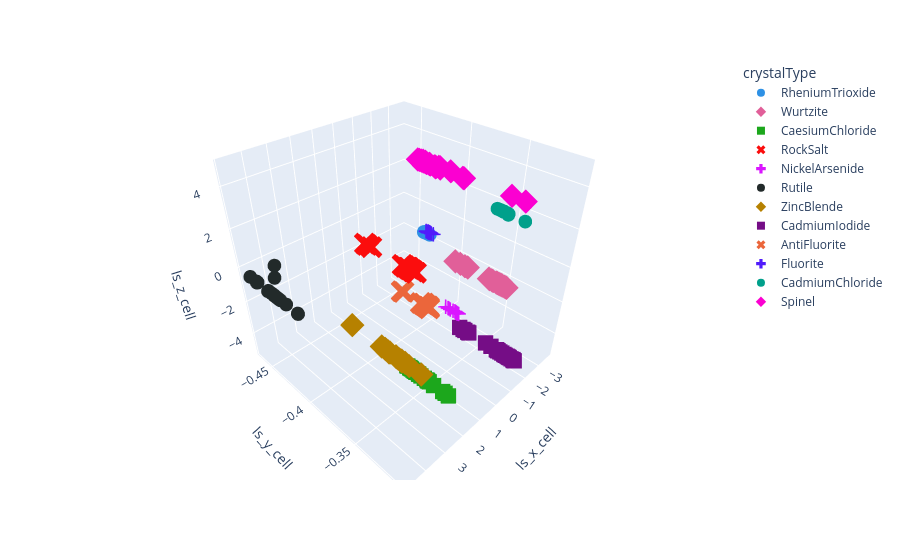

The cell this chart's notebook holds for it:
### Code cell
# Plot 3d scatter plot of latent_space_mean from the df_rec dataframe. Each crystalType is represented by a different color and marker type
df_latent = df_rec[['latent_space_mean', 'crystalType', 'n_atoms']]
df_latent['np_size'] = df_loss['particleSize']
latent_space_array = np.array(df_latent['latent_space_mean'].tolist())
# df_latent[['ls_x', 'ls_y', 'ls_z']] = pd.DataFrame(latent_space_array, index=df_latent.index)
df_latent[['ls_x_cell', 'ls_y_cell', 'ls_z_cell', 'ls_x_content', 'ls_y_content', 'ls_z_content']] = pd.DataFrame(latent_space_array, index=df_latent.index)
df_latent['loss'] = df_loss['total']

# fig = px.scatter_3d(df_latent, x='ls_x', y='ls_y', z='ls_z', color='crystalType', symbol='crystalType', hover_name='crystalType', hover_data=['loss', 'ls_x', 'ls_y', 'ls_z', 'np_size', 'n_atoms'], color_discrete_sequence=px.colors.qualitative.Dark24)
fig = px.scatter_3d(df_latent, x='ls_x_cell', y='ls_y_cell', z='ls_z_cell', color='crystalType', symbol='crystalType', hover_name='crystalType', hover_data=['loss', 'ls_x_cell', 'ls_y_cell', 'ls_z_cell'], color_discrete_sequence=px.colors.qualitative.Dark24)
# fig = px.scatter_3d(df_latent, x='ls_x_content', y='ls_y_content', z='ls_z_content', color='crystalType', symbol='crystalType', hover_name='crystalType', hover_data=['loss', 'ls_x_content', 'ls_y_content', 'ls_z_content'], color_discrete_sequence=px.colors.qualitative.Dark24)
# fig.update_traces(marker=dict(size=3))
fig.show()
# Save the plot as a html file
# fig.write_html(f'{parent_dir}/{experiment_name}/{json_folder}/latent_space.html')
fig.write_html(f'{parent_dir}/{experiment_name}/{json_folder}/latent_space_cell.html')
# fig.write_html(f'{parent_dir}/{experiment_name}/{json_folder}/latent_space_content.html')

### Figure 1 — Plotly figure (JSON) as saved in the notebook; plotly's stock layout.template omitted (floating-point values rounded to 4 significant figures)
{"data": [{"customdata": [[-10.82], [-11.06], [-11.07], [-10.16], [-10.51], [-9.939], [-11.23], [-11.51], [-11.55], [-11.14], [-11.65], [-11.17], [-11.44], [-11.59], [-11.48], [-11.66], [-10.57], [-11.22], [-10.43], [-11.52], [-11.4], [-11.79], [-10.97], [-11.01], [-7.666], [-11.06]], "hovertemplate": "<b>%{hovertext}</b><br><br>crystalType=RheniumTrioxide<br>ls_x_cell=%{x}<br>ls_y_cell=%{y}<br>ls_z_cell=%{z}<br>loss=%{customdata[0]}<extra></extra>", "hovertext": ["RheniumTrioxide", "RheniumTrioxide", "RheniumTrioxide", "RheniumTrioxide", "RheniumTrioxide", "RheniumTrioxide", "RheniumTrioxide", "RheniumTrioxide", "RheniumTrioxide", "RheniumTrioxide", "RheniumTrioxide", "RheniumTrioxide", "RheniumTrioxide", "RheniumTrioxide", "RheniumTrioxide", "RheniumTrioxide", "RheniumTrioxide", "RheniumTrioxide", "RheniumTrioxide", "RheniumTrioxide", "RheniumTrioxide", "RheniumTrioxide", "RheniumTrioxide", "RheniumTrioxide", "RheniumTrioxide", "RheniumTrioxide"], "legendgroup": "RheniumTrioxide", "marker": {"color": "#2E91E5", "symbol": "circle"}, "mode": "markers", "name": "RheniumTrioxide", "scene": "scene", "showlegend": true, "type": "scatter3d", "x": [-0.732, -0.7301, -0.7286, -0.7333, -0.7301, -0.7283, -0.7318, -0.7291, -0.7296, -0.7329, -0.7304, -0.731, -0.7321, -0.7328, -0.7296, -0.7316, -0.7322, -0.7281, -0.7277, -0.7316, -0.7302, -0.7318, -0.7307, -0.7313, -0.7566, -0.7325], "y": [-0.3886, -0.3887, -0.3903, -0.3881, -0.3884, -0.3845, -0.3876, -0.3866, -0.388, -0.3885, -0.3876, -0.3892, -0.388, -0.3879, -0.3884, -0.388, -0.388, -0.387, -0.3865, -0.3881, -0.3876, -0.3867, -0.3876, -0.3879, -0.3899, -0.3865], "z": [1.132, 1.135, 1.122, 1.135, 1.132, 1.134, 1.137, 1.138, 1.134, 1.135, 1.135, 1.127, 1.135, 1.135, 1.132, 1.133, 1.135, 1.135, 1.137, 1.133, 1.134, 1.137, 1.134, 1.135, 1.13, 1.137]}, {"customdata": [[-9.307], [-8.875], [-9.649], [-8.491], [-8.965], [-10.3], [-8.908], [-9.941], [-8.3], [-9.689], [-9.464], [-8.773], [-8.65], [-8.873], [-10.33], [-10.4], [-9.742], [-9.87], [-10.47], [-9.541], [-8.305], [-10.36], [-10.08], [-9.454], [-10.11], [-9.471], [-10.2]], "hovertemplate": "<b>%{hovertext}</b><br><br>crystalType=Wurtzite<br>ls_x_cell=%{x}<br>ls_y_cell=%{y}<br>ls_z_cell=%{z}<br>loss=%{customdata[0]}<extra></extra>", "hovertext": ["Wurtzite", "Wurtzite", "Wurtzite", "Wurtzite", "Wurtzite", "Wurtzite", "Wurtzite", "Wurtzite", "Wurtzite", "Wurtzite", "Wurtzite", "Wurtzite", "Wurtzite", "Wurtzite", "Wurtzite", "Wurtzite", "Wurtzite", "Wurtzite", "Wurtzite", "Wurtzite", "Wurtzite", "Wurtzite", "Wurtzite", "Wurtzite", "Wurtzite", "Wurtzite", "Wurtzite"], "legendgroup": "Wurtzite", "marker": {"color": "#E15F99", "symbol": "diamond"}, "mode": "markers", "name": "Wurtzite", "scene": "scene", "showlegend": true, "type": "scatter3d", "x": [-2.539, -2.53, -2.531, -2.542, -2.542, -2.532, -2.539, -2.534, -2.534, -2.53, -2.535, -2.536, -2.538, -2.533, -2.534, -2.531, -2.532, -2.531, -2.531, -2.536, -2.537, -2.533, -2.531, -2.534, -2.528, -2.529, -2.536], "y": [-0.3524, -0.3452, -0.3385, -0.3764, -0.3736, -0.3437, -0.381, -0.3429, -0.3861, -0.341, -0.346, -0.3489, -0.3452, -0.3529, -0.3406, -0.3376, -0.3366, -0.342, -0.3423, -0.3446, -0.349, -0.3415, -0.3371, -0.3502, -0.3404, -0.3406, -0.3452], "z": [-1.423, -1.398, -1.394, -1.411, -1.402, -1.399, -1.403, -1.395, -1.407, -1.39, -1.403, -1.413, -1.401, -1.395, -1.387, -1.394, -1.394, -1.39, -1.391, -1.399, -1.413, -1.393, -1.392, -1.405, -1.391, -1.401, -1.4]}, {"customdata": [[-9.091], [-9.277], [-9.335], [-10.25], [-10.05], [-10.11], [-8.827], [-9.952], [-8.807], [-9.464], [-10.13], [-9.805], [-9.935], [-9.013], [-9.252], [-10.04], [-8.467], [-10.23], [-9.876], [-10.43], [-8.729], [-9.917], [-9.965], [-10.06], [-9.927], [-7.419]], "hovertemplate": "<b>%{hovertext}</b><br><br>crystalType=CaesiumChloride<br>ls_x_cell=%{x}<br>ls_y_cell=%{y}<br>ls_z_cell=%{z}<br>loss=%{customdata[0]}<extra></extra>", "hovertext": ["CaesiumChloride", "CaesiumChloride", "CaesiumChloride", "CaesiumChloride", "CaesiumChloride", "CaesiumChloride", "CaesiumChloride", "CaesiumChloride", "CaesiumChloride", "CaesiumChloride", "CaesiumChloride", "CaesiumChloride", "CaesiumChloride", "CaesiumChloride", "CaesiumChloride", "CaesiumChloride", "CaesiumChloride", "CaesiumChloride", "CaesiumChloride", "CaesiumChloride", "CaesiumChloride", "CaesiumChloride", "CaesiumChloride", "CaesiumChloride", "CaesiumChloride", "CaesiumChloride"], "legendgroup": "CaesiumChloride", "marker": {"color": "#1CA71C", "symbol": "square"}, "mode": "markers", "name": "CaesiumChloride", "scene": "scene", "showlegend": true, "type": "scatter3d", "x": [1.109, 1.115, 1.121, 1.118, 1.117, 1.118, 1.108, 1.103, 1.133, 1.125, 1.126, 1.124, 1.12, 1.115, 1.116, 1.125, 1.113, 1.122, 1.125, 1.118, 1.121, 1.121, 1.119, 1.103, 1.114, 1.116], "y": [-0.3341, -0.3547, -0.3497, -0.3607, -0.3702, -0.3516, -0.3365, -0.361, -0.345, -0.3694, -0.3664, -0.3634, -0.351, -0.3633, -0.3604, -0.3696, -0.3308, -0.3653, -0.373, -0.3682, -0.3308, -0.3649, -0.3693, -0.3523, -0.3721, -0.3582], "z": [-5.145, -5.147, -5.135, -5.147, -5.139, -5.142, -5.147, -5.145, -5.149, -5.139, -5.137, -5.138, -5.147, -5.147, -5.143, -5.142, -5.149, -5.139, -5.14, -5.14, -5.142, -5.144, -5.141, -5.146, -5.138, -5.144]}, {"customdata": [[-9.792], [-10.58], [-9.812], [-9.162], [-8.283], [-10.35], [-10.04], [-10.27], [-9.379], [-10.59], [-10.35], [-8.812], [-9.547], [-9.932], [-7.934], [-10.47], [-9.693], [-10.22], [-8.127], [-9.426], [-10.3], [-11.13], [-8.697], [-9.246], [-10.2], [-10.61]], "hovertemplate": "<b>%{hovertext}</b><br><br>crystalType=RockSalt<br>ls_x_cell=%{x}<br>ls_y_cell=%{y}<br>ls_z_cell=%{z}<br>loss=%{customdata[0]}<extra></extra>", "hovertext": ["RockSalt", "RockSalt", "RockSalt", "RockSalt", "RockSalt", "RockSalt", "RockSalt", "RockSalt", "RockSalt", "RockSalt", "RockSalt", "RockSalt", "RockSalt", "RockSalt", "RockSalt", "RockSalt", "RockSalt", "RockSalt", "RockSalt", "RockSalt", "RockSalt", "RockSalt", "RockSalt", "RockSalt", "RockSalt", "RockSalt"], "legendgroup": "RockSalt", "marker": {"color": "#FB0D0D", "symbol": "x"}, "mode": "markers", "name": "RockSalt", "scene": "scene", "showlegend": true, "type": "scatter3d", "x": [1.636, 1.635, 1.639, 1.62, 1.62, 1.638, 1.638, 1.647, 1.644, 1.646, 1.63, 1.633, 1.638, 1.641, 1.603, 1.635, 1.639, 1.64, 1.611, 1.615, 1.636, 1.644, 1.642, 1.64, 1.633, 1.643], "y": [-0.3634, -0.3619, -0.3623, -0.3979, -0.3623, -0.3606, -0.362, -0.3651, -0.3558, -0.3656, -0.3628, -0.3628, -0.3623, -0.3619, -0.4027, -0.3615, -0.3583, -0.3613, -0.4047, -0.3665, -0.363, -0.3594, -0.3592, -0.3582, -0.3679, -0.3614], "z": [1.366, 1.364, 1.362, 1.343, 1.373, 1.363, 1.372, 1.361, 1.359, 1.354, 1.362, 1.376, 1.368, 1.369, 1.307, 1.366, 1.338, 1.366, 1.325, 1.336, 1.363, 1.374, 1.369, 1.36, 1.363, 1.364]}, {"customdata": [[-10.27], [-7.964], [-10.03], [-8.079], [-10.26], [-10.32], [-10.25], [-10.04], [-10.15], [-9.021], [-10.14], [-9.574], [-10.08], [-9.997], [-10.27], [-10.23], [-10.02], [-10.35], [-9.972], [-10.26], [-9.379], [-10.44], [-10.05], [-7.871], [-10.37], [-9.778], [-9.93]], "hovertemplate": "<b>%{hovertext}</b><br><br>crystalType=NickelArsenide<br>ls_x_cell=%{x}<br>ls_y_cell=%{y}<br>ls_z_cell=%{z}<br>loss=%{customdata[0]}<extra></extra>", "hovertext": ["NickelArsenide", "NickelArsenide", "NickelArsenide", "NickelArsenide", "NickelArsenide", "NickelArsenide", "NickelArsenide", "NickelArsenide", "NickelArsenide", "NickelArsenide", "NickelArsenide", "NickelArsenide", "NickelArsenide", "NickelArsenide", "NickelArsenide", "NickelArsenide", "NickelArsenide", "NickelArsenide", "NickelArsenide", "NickelArsenide", "NickelArsenide", "NickelArsenide", "NickelArsenide", "NickelArsenide", "NickelArsenide", "NickelArsenide", "NickelArsenide"], "legendgroup": "NickelArsenide", "marker": {"color": "#DA16FF", "symbol": "cross"}, "mode": "markers", "name": "NickelArsenide", "scene": "scene", "showlegend": true, "type": "scatter3d", "x": [-0.5739, -0.5791, -0.5644, -0.5612, -0.5701, -0.5566, -0.5663, -0.5605, -0.5734, -0.5631, -0.5831, -0.5625, -0.5629, -0.5664, -0.5729, -0.567, -0.5769, -0.569, -0.567, -0.5707, -0.5703, -0.571, -0.5642, -0.5681, -0.5539, -0.5639, -0.6018], "y": [-0.3525, -0.3521, -0.3536, -0.3536, -0.3542, -0.3528, -0.3529, -0.3534, -0.3607, -0.3591, -0.3544, -0.353, -0.3521, -0.3528, -0.3538, -0.353, -0.3566, -0.3535, -0.3512, -0.3536, -0.3542, -0.353, -0.3613, -0.3521, -0.3635, -0.3531, -0.3553], "z": [-2.192, -2.201, -2.179, -2.19, -2.186, -2.193, -2.194, -2.188, -2.204, -2.208, -2.191, -2.194, -2.188, -2.194, -2.179, -2.181, -2.198, -2.181, -2.178, -2.187, -2.186, -2.192, -2.201, -2.191, -2.198, -2.19, -2.202]}, {"customdata": [[20.04], [-9.819], [-10.18], [-9.82], [-10.03], [-9.808], [-9.788], [-10.69], [-10.64], [-9.235], [-10.33], [-9.886], [-7.661], [-9.761], [-10.43], [-3.716], [-9.643], [-10.09], [-9.758], [-8.829], [-9.748], [-9.228], [222.8], [-10.11], [-10.26], [-10.46], [-10.39]], "hovertemplate": "<b>%{hovertext}</b><br><br>crystalType=Rutile<br>ls_x_cell=%{x}<br>ls_y_cell=%{y}<br>ls_z_cell=%{z}<br>loss=%{customdata[0]}<extra></extra>", "hovertext": ["Rutile", "Rutile", "Rutile", "Rutile", "Rutile", "Rutile", "Rutile", "Rutile", "Rutile", "Rutile", "Rutile", "Rutile", "Rutile", "Rutile", "Rutile", "Rutile", "Rutile", "Rutile", "Rutile", "Rutile", "Rutile", "Rutile", "Rutile", "Rutile", "Rutile", "Rutile", "Rutile"], "legendgroup": "Rutile", "marker": {"color": "#222A2A", "symbol": "circle"}, "mode": "markers", "name": "Rutile", "scene": "scene", "showlegend": true, "type": "scatter3d", "x": [4.538, 4.753, 4.758, 4.749, 4.76, 4.762, 4.76, 4.761, 4.759, 4.78, 4.758, 4.757, 4.77, 4.762, 4.753, 4.374, 4.761, 4.758, 4.75, 4.754, 4.746, 4.756, 4.736, 4.757, 4.767, 4.762, 4.765], "y": [-0.4369, -0.4363, -0.4327, -0.4342, -0.4409, -0.4335, -0.438, -0.4296, -0.4648, -0.4553, -0.4266, -0.4268, -0.4415, -0.4303, -0.4414, -0.4399, -0.4551, -0.4286, -0.4569, -0.4551, -0.407, -0.4063, -0.4204, -0.4309, -0.4406, -0.4283, -0.4342], "z": [0.1938, -0.526, -0.528, -0.5283, -0.5308, -0.5297, -0.5259, -0.5305, -0.5338, -0.5342, -0.5298, -0.5306, -0.5483, -0.5311, -0.5309, 0.6504, -0.533, -0.5307, -0.5347, -0.528, -0.5298, -0.5262, -0.5498, -0.5308, -0.532, -0.5305, -0.5289]}, {"customdata": [[-10.52], [-9.699], [-10.19], [-10.49], [-10.94], [-10.75], [-9.828], [-10.8], [-10.44], [-9.337], [-8.256], [-10.46], [-8.366], [-11.14], [-10.34], [-7.366], [-10.11], [-10.53], [-10.34], [-11.29], [-9.946], [-9.09], [-10.5], [-10.43], [-10.17], [-9.965]], "hovertemplate": "<b>%{hovertext}</b><br><br>crystalType=ZincBlende<br>ls_x_cell=%{x}<br>ls_y_cell=%{y}<br>ls_z_cell=%{z}<br>loss=%{customdata[0]}<extra></extra>", "hovertext": ["ZincBlende", "ZincBlende", "ZincBlende", "ZincBlende", "ZincBlende", "ZincBlende", "ZincBlende", "ZincBlende", "ZincBlende", "ZincBlende", "ZincBlende", "ZincBlende", "ZincBlende", "ZincBlende", "ZincBlende", "ZincBlende", "ZincBlende", "ZincBlende", "ZincBlende", "ZincBlende", "ZincBlende", "ZincBlende", "ZincBlende", "ZincBlende", "ZincBlende", "ZincBlende"], "legendgroup": "ZincBlende", "marker": {"color": "#B68100", "symbol": "diamond"}, "mode": "markers", "name": "ZincBlende", "scene": "scene", "showlegend": true, "type": "scatter3d", "x": [2.633, 2.624, 2.635, 2.643, 2.634, 2.642, 2.643, 2.641, 2.645, 2.624, 2.62, 2.64, 2.617, 2.64, 2.637, 2.642, 2.647, 2.642, 2.626, 2.632, 2.638, 2.667, 2.646, 2.645, 2.642, 2.636], "y": [-0.3546, -0.3326, -0.3501, -0.3629, -0.3665, -0.3507, -0.3527, -0.3659, -0.3511, -0.3562, -0.3474, -0.3635, -0.3438, -0.3616, -0.3502, -0.4011, -0.3535, -0.3647, -0.352, -0.3545, -0.3699, -0.3621, -0.3556, -0.3506, -0.3517, -0.3527], "z": [-2.502, -2.478, -2.518, -2.497, -2.487, -2.495, -2.489, -2.493, -2.492, -2.486, -2.486, -2.497, -2.511, -2.494, -2.477, -2.49, -2.498, -2.497, -2.528, -2.503, -2.494, -2.491, -2.495, -2.487, -2.495, -2.501]}, {"customdata": [[-9.495], [-8.171], [-9.985], [-7.778], [-9.991], [-9.678], [-10.1], [-7.778], [4.389], [-8.03], [-8.725], [0.07312], [-9.369], [-8.959], [-9.879], [-9.89], [-9.732], [-10.1], [-7.878], [-10.13], [-9.887], [-9.834], [-9.236], [-9.948], [-10.1], [-10.0], [-9.945]], "hovertemplate": "<b>%{hovertext}</b><br><br>crystalType=CadmiumIodide<br>ls_x_cell=%{x}<br>ls_y_cell=%{y}<br>ls_z_cell=%{z}<br>loss=%{customdata[0]}<extra></extra>", "hovertext": ["CadmiumIodide", "CadmiumIodide", "CadmiumIodide", "CadmiumIodide", "CadmiumIodide", "CadmiumIodide", "CadmiumIodide", "CadmiumIodide", "CadmiumIodide", "CadmiumIodide", "CadmiumIodide", "CadmiumIodide", "CadmiumIodide", "CadmiumIodide", "CadmiumIodide", "CadmiumIodide", "CadmiumIodide", "CadmiumIodide", "CadmiumIodide", "CadmiumIodide", "CadmiumIodide", "CadmiumIodide", "CadmiumIodide", "CadmiumIodide", "CadmiumIodide", "CadmiumIodide", "CadmiumIodide"], "legendgroup": "CadmiumIodide", "marker": {"color": "#750D86", "symbol": "square"}, "mode": "markers", "name": "CadmiumIodide", "scene": "scene", "showlegend": true, "type": "scatter3d", "x": [-2.249, -2.254, -2.252, -2.25, -2.257, -2.249, -2.257, -2.233, -2.26, -2.251, -2.254, -2.25, -2.253, -2.258, -2.253, -2.245, -2.256, -2.248, -2.246, -2.252, -2.253, -2.248, -2.243, -2.248, -2.255, -2.25, -2.251], "y": [-0.3327, -0.3638, -0.3291, -0.3669, -0.3242, -0.3184, -0.3232, -0.3179, -0.3188, -0.3687, -0.3625, -0.3258, -0.3336, -0.3453, -0.322, -0.3172, -0.3399, -0.3269, -0.3723, -0.3271, -0.3345, -0.3203, -0.3182, -0.3332, -0.3223, -0.3311, -0.3343], "z": [-5.098, -5.108, -5.1, -5.107, -5.099, -5.106, -5.098, -5.104, -5.096, -5.111, -5.108, -5.106, -5.104, -5.098, -5.102, -5.098, -5.097, -5.105, -5.103, -5.101, -5.101, -5.103, -5.095, -5.105, -5.1, -5.103, -5.102]}, {"customdata": [[-10.05], [-8.617], [-9.295], [-9.623], [-9.935], [-9.916], [36.78], [-9.39], [-9.784], [-9.037], [-9.462], [-9.891], [-9.456], [-9.938], [-9.53], [-9.95], [-10.5], [-10.34], [-9.552], [-9.732], [-9.921], [-9.652], [-10.16], [-9.491], [-9.831], [-9.594], [-10.34]], "hovertemplate": "<b>%{hovertext}</b><br><br>crystalType=AntiFluorite<br>ls_x_cell=%{x}<br>ls_y_cell=%{y}<br>ls_z_cell=%{z}<br>loss=%{customdata[0]}<extra></extra>", "hovertext": ["AntiFluorite", "AntiFluorite", "AntiFluorite", "AntiFluorite", "AntiFluorite", "AntiFluorite", "AntiFluorite", "AntiFluorite", "AntiFluorite", "AntiFluorite", "AntiFluorite", "AntiFluorite", "AntiFluorite", "AntiFluorite", "AntiFluorite", "AntiFluorite", "AntiFluorite", "AntiFluorite", "AntiFluorite", "AntiFluorite", "AntiFluorite", "AntiFluorite", "AntiFluorite", "AntiFluorite", "AntiFluorite", "AntiFluorite", "AntiFluorite"], "legendgroup": "AntiFluorite", "marker": {"color": "#EB663B", "symbol": "x"}, "mode": "markers", "name": "AntiFluorite", "scene": "scene", "showlegend": true, "type": "scatter3d", "x": [1.012, 1.008, 1.012, 1.011, 1.01, 1.003, 1.002, 0.9999, 1.009, 0.999, 1.001, 1.004, 1.007, 1.015, 1.009, 0.9996, 1.003, 1.004, 1.01, 1.004, 1.009, 1.005, 0.9953, 1.004, 1.017, 1.008, 1.012], "y": [-0.358, -0.359, -0.3545, -0.356, -0.3599, -0.3574, -0.3561, -0.357, -0.3543, -0.3592, -0.3584, -0.3551, -0.3578, -0.3618, -0.3545, -0.3555, -0.3592, -0.3582, -0.3787, -0.3567, -0.3585, -0.3557, -0.3579, -0.3582, -0.354, -0.3805, -0.3552], "z": [-0.802, -0.7684, -0.7908, -0.836, -0.8245, -0.8138, -0.8282, -0.841, -0.8062, -0.8197, -0.8233, -0.7961, -0.8113, -0.8343, -0.7791, -0.8139, -0.8162, -0.8212, -0.8149, -0.8307, -0.8186, -0.8237, -0.8242, -0.8247, -0.8461, -0.8376, -0.8311]}, {"customdata": [[-10.44], [-10.94], [-10.67], [-9.901], [-10.08], [-8.863], [-10.87], [-9.969], [-9.981], [-10.17], [-9.893], [-9.981], [-9.407], [-9.531], [-10.28], [-10.74], [-10.91], [-10.65], [-10.81], [-10.51], [-10.64], [-10.28], [-10.76], [-10.46], [-10.69], [-10.47]], "hovertemplate": "<b>%{hovertext}</b><br><br>crystalType=Fluorite<br>ls_x_cell=%{x}<br>ls_y_cell=%{y}<br>ls_z_cell=%{z}<br>loss=%{customdata[0]}<extra></extra>", "hovertext": ["Fluorite", "Fluorite", "Fluorite", "Fluorite", "Fluorite", "Fluorite", "Fluorite", "Fluorite", "Fluorite", "Fluorite", "Fluorite", "Fluorite", "Fluorite", "Fluorite", "Fluorite", "Fluorite", "Fluorite", "Fluorite", "Fluorite", "Fluorite", "Fluorite", "Fluorite", "Fluorite", "Fluorite", "Fluorite", "Fluorite"], "legendgroup": "Fluorite", "marker": {"color": "#511CFB", "symbol": "cross"}, "mode": "markers", "name": "Fluorite", "scene": "scene", "showlegend": true, "type": "scatter3d", "x": [1.189, 1.195, 1.187, 1.19, 1.188, 1.196, 1.194, 1.187, 1.187, 1.189, 1.19, 1.189, 1.193, 1.202, 1.19, 1.186, 1.19, 1.195, 1.195, 1.185, 1.187, 1.186, 1.189, 1.19, 1.196, 1.19], "y": [-0.3545, -0.3547, -0.3537, -0.353, -0.3547, -0.3517, -0.3544, -0.3562, -0.3538, -0.3561, -0.3534, -0.3556, -0.3536, -0.3547, -0.353, -0.3535, -0.3541, -0.3542, -0.3536, -0.3527, -0.3503, -0.354, -0.3522, -0.353, -0.3526, -0.3536], "z": [3.079, 3.05, 3.069, 3.082, 3.058, 3.061, 3.065, 3.053, 3.065, 3.048, 3.069, 3.045, 3.046, 3.064, 3.07, 3.071, 3.039, 3.082, 3.061, 3.067, 3.064, 3.059, 3.073, 3.055, 3.062, 3.047]}, {"customdata": [[-9.458], [-9.339], [-9.073], [-9.657], [-9.319], [-9.734], [-9.444], [-9.031], [-9.55], [-9.006], [-5.944], [-9.082], [-9.519], [-9.398], [-8.746], [-9.625], [-9.318], [-9.515], [-9.213], [-9.473], [-7.969], [-9.502], [-8.974], [-7.644], [-9.629], [-9.71]], "hovertemplate": "<b>%{hovertext}</b><br><br>crystalType=CadmiumChloride<br>ls_x_cell=%{x}<br>ls_y_cell=%{y}<br>ls_z_cell=%{z}<br>loss=%{customdata[0]}<extra></extra>", "hovertext": ["CadmiumChloride", "CadmiumChloride", "CadmiumChloride", "CadmiumChloride", "CadmiumChloride", "CadmiumChloride", "CadmiumChloride", "CadmiumChloride", "CadmiumChloride", "CadmiumChloride", "CadmiumChloride", "CadmiumChloride", "CadmiumChloride", "CadmiumChloride", "CadmiumChloride", "CadmiumChloride", "CadmiumChloride", "CadmiumChloride", "CadmiumChloride", "CadmiumChloride", "CadmiumChloride", "CadmiumChloride", "CadmiumChloride", "CadmiumChloride", "CadmiumChloride", "CadmiumChloride"], "legendgroup": "CadmiumChloride", "marker": {"color": "#00A08B", "symbol": "circle"}, "mode": "markers", "name": "CadmiumChloride", "scene": "scene", "showlegend": true, "type": "scatter3d", "x": [-3.665, -3.669, -3.667, -3.668, -3.668, -3.665, -3.666, -3.665, -3.668, -3.669, -3.675, -3.668, -3.668, -3.665, -3.668, -3.669, -3.665, -3.666, -3.668, -3.668, -3.666, -3.665, -3.668, -3.666, -3.667, -3.667], "y": [-0.3562, -0.3623, -0.3574, -0.36, -0.3601, -0.3572, -0.3582, -0.357, -0.3642, -0.3632, -0.3417, -0.3578, -0.3605, -0.3566, -0.3663, -0.3617, -0.3604, -0.3576, -0.3611, -0.3607, -0.3563, -0.3561, -0.3623, -0.3565, -0.3619, -0.3613], "z": [1.562, 1.581, 1.565, 1.571, 1.572, 1.568, 1.574, 1.558, 1.589, 1.586, 1.518, 1.564, 1.591, 1.555, 1.587, 1.579, 1.565, 1.573, 1.574, 1.569, 1.512, 1.555, 1.581, 1.511, 1.576, 1.58]}, {"customdata": [[-9.758], [-8.518], [-9.236], [-8.477], [-9.158], [-9.723], [-8.353], [-9.469], [-8.384], [-9.643], [-9.741], [-9.75], [-9.416], [-9.567], [-9.521], [-9.393], [-8.532], [-9.539], [-9.778], [-9.664], [-9.532], [-7.816], [-7.702], [-8.035], [-9.336], [-9.733], [-8.835]], "hovertemplate": "<b>%{hovertext}</b><br><br>crystalType=Spinel<br>ls_x_cell=%{x}<br>ls_y_cell=%{y}<br>ls_z_cell=%{z}<br>loss=%{customdata[0]}<extra></extra>", "hovertext": ["Spinel", "Spinel", "Spinel", "Spinel", "Spinel", "Spinel", "Spinel", "Spinel", "Spinel", "Spinel", "Spinel", "Spinel", "Spinel", "Spinel", "Spinel", "Spinel", "Spinel", "Spinel", "Spinel", "Spinel", "Spinel", "Spinel", "Spinel", "Spinel", "Spinel", "Spinel", "Spinel"], "legendgroup": "Spinel", "marker": {"color": "#FB00D1", "symbol": "diamond"}, "mode": "markers", "name": "Spinel", "scene": "scene", "showlegend": true, "type": "scatter3d", "x": [-0.3052, -0.2005, -0.3516, -0.359, -0.3407, -0.3361, -0.3692, -0.3402, -0.371, -0.34, -0.3501, -0.3237, -0.3435, -0.3585, -0.3414, -0.2983, -0.2024, -0.3437, -0.3306, -0.346, -0.2986, -0.3558, -0.3438, -0.3515, -0.3371, -0.3454, -0.3688], "y": [-0.3757, -0.3502, -0.3877, -0.3729, -0.3803, -0.3797, -0.3866, -0.3907, -0.3846, -0.3807, -0.386, -0.375, -0.3829, -0.3716, -0.3803, -0.3745, -0.351, -0.3805, -0.3796, -0.3843, -0.3707, -0.3862, -0.3083, -0.3176, -0.3877, -0.3894, -0.3632], "z": [4.796, 4.855, 4.788, 4.815, 4.795, 4.788, 4.787, 4.792, 4.797, 4.792, 4.789, 4.796, 4.787, 4.819, 4.797, 4.779, 4.854, 4.8, 4.785, 4.791, 4.803, 4.816, 4.787, 4.798, 4.802, 4.796, 4.814]}], "layout": {"legend": {"title": {"text": "crystalType"}, "tracegroupgap": 0}, "margin": {"t": 60}, "scene": {"domain": {"x": [0, 1], "y": [0, 1]}, "xaxis": {"title": {"text": "ls_x_cell"}}, "yaxis": {"title": {"text": "ls_y_cell"}}, "zaxis": {"title": {"text": "ls_z_cell"}}}}}
